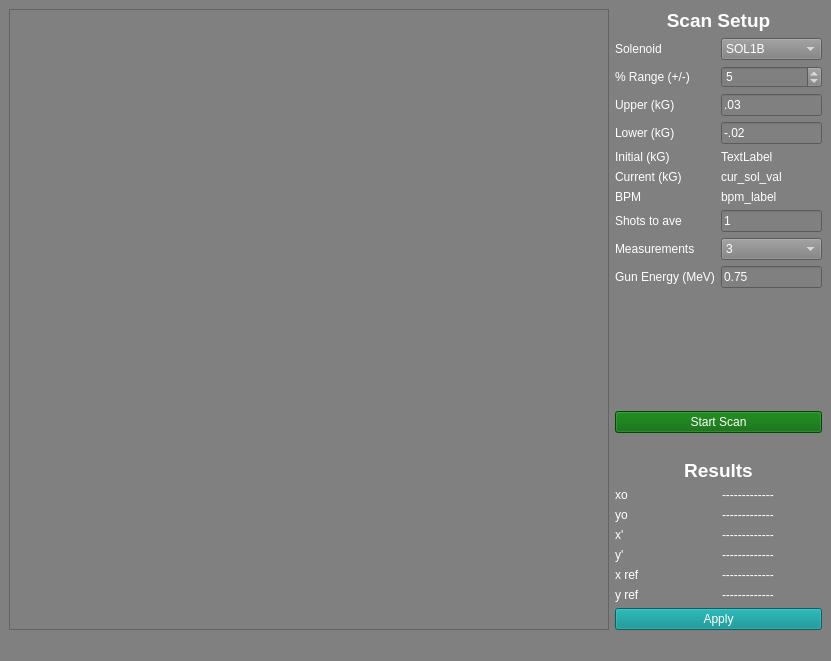
<?xml version="1.0" encoding="UTF-8"?>
<ui version="4.0">
 <class>MainWindow</class>
 <widget class="QMainWindow" name="MainWindow">
  <property name="geometry">
   <rect>
    <x>0</x>
    <y>0</y>
    <width>831</width>
    <height>661</height>
   </rect>
  </property>
  <property name="windowTitle">
   <string>MainWindow</string>
  </property>
  <property name="styleSheet">
   <string notr="true">background-color:gray</string>
  </property>
  <widget class="QWidget" name="centralwidget">
   <layout class="QGridLayout" name="gridLayout">
    <item row="0" column="1">
     <layout class="QVBoxLayout" name="verticalLayout">
      <item>
       <widget class="QLabel" name="label_11">
        <property name="font">
         <font>
          <pointsize>14</pointsize>
          <weight>75</weight>
          <bold>true</bold>
         </font>
        </property>
        <property name="styleSheet">
         <string notr="true">color:white</string>
        </property>
        <property name="text">
         <string>Scan Setup</string>
        </property>
        <property name="alignment">
         <set>Qt::AlignCenter</set>
        </property>
       </widget>
      </item>
      <item>
       <layout class="QGridLayout" name="gridLayout_2">
        <item row="1" column="1">
         <widget class="QSpinBox" name="percent_sb">
          <property name="styleSheet">
           <string notr="true">color:white</string>
          </property>
          <property name="value">
           <number>5</number>
          </property>
         </widget>
        </item>
        <item row="1" column="0">
         <widget class="QLabel" name="label_6">
          <property name="styleSheet">
           <string notr="true">color:white</string>
          </property>
          <property name="text">
           <string>% Range (+/-)</string>
          </property>
         </widget>
        </item>
        <item row="10" column="0">
         <spacer name="verticalSpacer_2">
          <property name="orientation">
           <enum>Qt::Vertical</enum>
          </property>
          <property name="sizeType">
           <enum>QSizePolicy::Expanding</enum>
          </property>
          <property name="sizeHint" stdset="0">
           <size>
            <width>20</width>
            <height>40</height>
           </size>
          </property>
         </spacer>
        </item>
        <item row="6" column="0">
         <widget class="QLabel" name="label_4">
          <property name="styleSheet">
           <string notr="true">color:white</string>
          </property>
          <property name="text">
           <string>BPM</string>
          </property>
         </widget>
        </item>
        <item row="2" column="0">
         <widget class="QLabel" name="label_2">
          <property name="styleSheet">
           <string notr="true">color:white</string>
          </property>
          <property name="text">
           <string>Upper (kG)</string>
          </property>
         </widget>
        </item>
        <item row="0" column="1">
         <widget class="QComboBox" name="sol_combo">
          <property name="styleSheet">
           <string notr="true">color:white</string>
          </property>
          <item>
           <property name="text">
            <string>SOL1B</string>
           </property>
          </item>
          <item>
           <property name="text">
            <string>SOL2B</string>
           </property>
          </item>
         </widget>
        </item>
        <item row="6" column="1">
         <widget class="QLabel" name="bpm_label">
          <property name="styleSheet">
           <string notr="true">color:white</string>
          </property>
          <property name="text">
           <string>bpm_label</string>
          </property>
         </widget>
        </item>
        <item row="5" column="1">
         <widget class="QLabel" name="cur_sol_val">
          <property name="styleSheet">
           <string notr="true">color:white</string>
          </property>
          <property name="text">
           <string>cur_sol_val</string>
          </property>
         </widget>
        </item>
        <item row="0" column="0">
         <widget class="QLabel" name="label">
          <property name="styleSheet">
           <string notr="true">color:white</string>
          </property>
          <property name="text">
           <string>Solenoid</string>
          </property>
         </widget>
        </item>
        <item row="8" column="0">
         <widget class="QLabel" name="label_5">
          <property name="styleSheet">
           <string notr="true">color:white</string>
          </property>
          <property name="text">
           <string>Measurements</string>
          </property>
         </widget>
        </item>
        <item row="3" column="1">
         <widget class="QLineEdit" name="sol_lower">
          <property name="styleSheet">
           <string notr="true">color:white</string>
          </property>
          <property name="text">
           <string>-.02</string>
          </property>
         </widget>
        </item>
        <item row="5" column="0">
         <widget class="QLabel" name="label_7">
          <property name="styleSheet">
           <string notr="true">color:white</string>
          </property>
          <property name="text">
           <string>Current (kG)</string>
          </property>
         </widget>
        </item>
        <item row="3" column="0">
         <widget class="QLabel" name="label_3">
          <property name="styleSheet">
           <string notr="true">color:white</string>
          </property>
          <property name="text">
           <string>Lower (kG)</string>
          </property>
         </widget>
        </item>
        <item row="2" column="1">
         <widget class="QLineEdit" name="sol_upper">
          <property name="styleSheet">
           <string notr="true">color:white</string>
          </property>
          <property name="text">
           <string>.03</string>
          </property>
         </widget>
        </item>
        <item row="8" column="1">
         <widget class="QComboBox" name="meas_num_combo">
          <property name="styleSheet">
           <string notr="true">color:white</string>
          </property>
          <item>
           <property name="text">
            <string>3</string>
           </property>
          </item>
          <item>
           <property name="text">
            <string>4</string>
           </property>
          </item>
          <item>
           <property name="text">
            <string>5</string>
           </property>
          </item>
          <item>
           <property name="text">
            <string>6</string>
           </property>
          </item>
          <item>
           <property name="text">
            <string>7</string>
           </property>
          </item>
         </widget>
        </item>
        <item row="4" column="0">
         <widget class="QLabel" name="label_8">
          <property name="styleSheet">
           <string notr="true">color:white</string>
          </property>
          <property name="text">
           <string>Initial (kG)</string>
          </property>
         </widget>
        </item>
        <item row="4" column="1">
         <widget class="QLabel" name="init_sol_val">
          <property name="styleSheet">
           <string notr="true">color:white</string>
          </property>
          <property name="text">
           <string>TextLabel</string>
          </property>
         </widget>
        </item>
        <item row="7" column="0">
         <widget class="QLabel" name="label_9">
          <property name="styleSheet">
           <string notr="true">color:white</string>
          </property>
          <property name="text">
           <string>Shots to ave</string>
          </property>
         </widget>
        </item>
        <item row="7" column="1">
         <widget class="QLineEdit" name="bpm_readings">
          <property name="styleSheet">
           <string notr="true">color:white</string>
          </property>
          <property name="text">
           <string>1</string>
          </property>
         </widget>
        </item>
        <item row="9" column="0">
         <widget class="QLabel" name="label_10">
          <property name="styleSheet">
           <string notr="true">color:white</string>
          </property>
          <property name="text">
           <string>Gun Energy (MeV)</string>
          </property>
         </widget>
        </item>
        <item row="9" column="1">
         <widget class="QLineEdit" name="gun_energy">
          <property name="styleSheet">
           <string notr="true">color:white</string>
          </property>
          <property name="text">
           <string>0.75</string>
          </property>
         </widget>
        </item>
       </layout>
      </item>
      <item>
       <widget class="QPushButton" name="start_button">
        <property name="styleSheet">
         <string notr="true">background-color:darkGreen;color:white</string>
        </property>
        <property name="text">
         <string>Start Scan</string>
        </property>
       </widget>
      </item>
      <item>
       <spacer name="verticalSpacer">
        <property name="orientation">
         <enum>Qt::Vertical</enum>
        </property>
        <property name="sizeType">
         <enum>QSizePolicy::Fixed</enum>
        </property>
        <property name="sizeHint" stdset="0">
         <size>
          <width>20</width>
          <height>20</height>
         </size>
        </property>
       </spacer>
      </item>
      <item>
       <widget class="QLabel" name="label_12">
        <property name="font">
         <font>
          <pointsize>14</pointsize>
          <weight>75</weight>
          <bold>true</bold>
         </font>
        </property>
        <property name="styleSheet">
         <string notr="true">color:white</string>
        </property>
        <property name="text">
         <string>Results</string>
        </property>
        <property name="alignment">
         <set>Qt::AlignCenter</set>
        </property>
       </widget>
      </item>
      <item>
       <layout class="QGridLayout" name="gridLayout_3">
        <item row="3" column="0">
         <widget class="QLabel" name="label_17">
          <property name="styleSheet">
           <string notr="true">color:white</string>
          </property>
          <property name="text">
           <string>y'</string>
          </property>
         </widget>
        </item>
        <item row="4" column="1">
         <widget class="QLabel" name="x_ref">
          <property name="styleSheet">
           <string notr="true">color:white</string>
          </property>
          <property name="text">
           <string>-------------</string>
          </property>
         </widget>
        </item>
        <item row="4" column="0">
         <widget class="QLabel" name="label_18">
          <property name="styleSheet">
           <string notr="true">color:white</string>
          </property>
          <property name="text">
           <string>x ref</string>
          </property>
         </widget>
        </item>
        <item row="0" column="0">
         <widget class="QLabel" name="label_13">
          <property name="styleSheet">
           <string notr="true">color:white</string>
          </property>
          <property name="text">
           <string>xo</string>
          </property>
         </widget>
        </item>
        <item row="1" column="1">
         <widget class="QLabel" name="yo">
          <property name="styleSheet">
           <string notr="true">color:white</string>
          </property>
          <property name="text">
           <string>-------------</string>
          </property>
         </widget>
        </item>
        <item row="1" column="0">
         <widget class="QLabel" name="label_14">
          <property name="styleSheet">
           <string notr="true">color:white</string>
          </property>
          <property name="text">
           <string>yo</string>
          </property>
         </widget>
        </item>
        <item row="0" column="1">
         <widget class="QLabel" name="xo">
          <property name="styleSheet">
           <string notr="true">color:white</string>
          </property>
          <property name="text">
           <string>-------------</string>
          </property>
         </widget>
        </item>
        <item row="3" column="1">
         <widget class="QLabel" name="y_prime">
          <property name="styleSheet">
           <string notr="true">color:white</string>
          </property>
          <property name="text">
           <string>-------------</string>
          </property>
         </widget>
        </item>
        <item row="2" column="1">
         <widget class="QLabel" name="x_prime">
          <property name="styleSheet">
           <string notr="true">color:white</string>
          </property>
          <property name="text">
           <string>-------------</string>
          </property>
         </widget>
        </item>
        <item row="5" column="0">
         <widget class="QLabel" name="label_19">
          <property name="styleSheet">
           <string notr="true">color:white</string>
          </property>
          <property name="text">
           <string>y ref</string>
          </property>
         </widget>
        </item>
        <item row="5" column="1">
         <widget class="QLabel" name="y_ref">
          <property name="styleSheet">
           <string notr="true">color:white</string>
          </property>
          <property name="text">
           <string>-------------</string>
          </property>
         </widget>
        </item>
        <item row="2" column="0">
         <widget class="QLabel" name="label_16">
          <property name="styleSheet">
           <string notr="true">color:white</string>
          </property>
          <property name="text">
           <string>x'</string>
          </property>
         </widget>
        </item>
       </layout>
      </item>
      <item>
       <widget class="QPushButton" name="apply_cor">
        <property name="styleSheet">
         <string notr="true">color:white;background-color:darkCyan</string>
        </property>
        <property name="text">
         <string>Apply</string>
        </property>
       </widget>
      </item>
     </layout>
    </item>
    <item row="0" column="0">
     <widget class="PlotWidget" name="sol_plot">
      <property name="minimumSize">
       <size>
        <width>600</width>
        <height>300</height>
       </size>
      </property>
     </widget>
    </item>
   </layout>
  </widget>
  <widget class="QMenuBar" name="menubar">
   <property name="geometry">
    <rect>
     <x>0</x>
     <y>0</y>
     <width>831</width>
     <height>22</height>
    </rect>
   </property>
  </widget>
  <widget class="QStatusBar" name="statusbar"/>
 </widget>
 <customwidgets>
  <customwidget>
   <class>PlotWidget</class>
   <extends>QGraphicsView</extends>
   <header>pyqtgraph</header>
  </customwidget>
 </customwidgets>
 <resources/>
 <connections/>
</ui>
